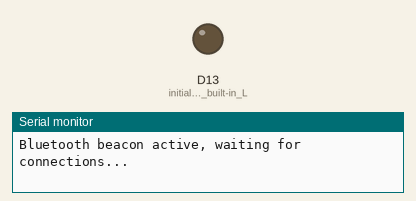
This sketch was run on a simulated Arduino Nano 33 IoT. On the bench: output pins drawn as LEDs (lit = HIGH), the last lines printed to the serial monitor. Nothing arrives over Bluetooth unless stated; a phone connects over Bluetooth LE 3 s after start.

Above: at 0.1 s.
At 3.1 s:
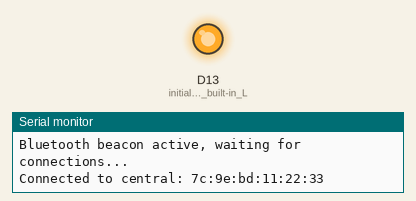
Timing chart, 0 to 4.6 s (numbered marks = the images above):
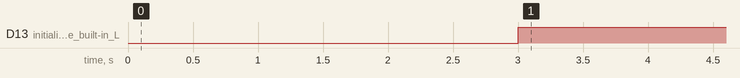

The sketch:

iBeacon.ino
```cpp
/*

*/
#include <ArduinoBLE.h>

BLEService IPC_Service("0x2AAD");
BLEService FN_Service("0x2AB2");
BLEService LN_Service("0x2AB5");
BLEService P3D_Service("0x2A30");
BLEService RN_Service("0x2A3D");

//Creates a gatt characteristic that holds the Indoor Position Configuration, both readable and writable by central
BLEUnsignedIntCharacteristic IndoorPositioningConfiguration ("0x2AAD", BLERead | BLEWrite | BLENotify);
//Creates a gatt characteristic that holds the floor number, both readable and writable by central
BLEUnsignedIntCharacteristic FloorNumber ("0x2AB2", BLERead | BLEWrite | BLENotify);
//Creates a gatt characteristic that holds the Location Name, both readable and writable by central
BLEUnsignedCharCharacteristic LocationName ("0x2AB5", BLERead | BLEWrite | BLENotify);
//Creates a gatt characteristic that holds the 3D Positioning, both readable and writable by central
BLEUnsignedIntCharacteristic Position3D ("0x2A30", BLERead | BLEWrite | BLENotify);
//Creates a gatt characteristic that holds the Routine Name, both readable and writable by central
BLEUnsignedCharCharacteristic RoutineName ("0x2A3D", BLERead | BLEWrite | BLENotify);

void setup() {
  Serial.begin(9600);    // initialize serial communication
  while (!Serial);

  pinMode(LED_BUILTIN, OUTPUT); // initialize the built-in LED pin to indicate when a central is connected
  //intializes the bluetooth ble beacon
  if (!BLE.begin()) {
    Serial.println("starting BLE failed!");

    while (1);
  }

  BLE.setDeviceName("Beacon");

  BLE.setAdvertisedService(IPC_Service);
  IPC_Service.addCharacteristic(IndoorPositioningConfiguration);
  BLE.addService(IPC_Service);

  BLE.setAdvertisedService(FN_Service);
  FN_Service.addCharacteristic(FloorNumber);
  BLE.addService(FN_Service);

  BLE.setAdvertisedService(LN_Service);
  LN_Service.addCharacteristic(LocationName);
  BLE.addService(LN_Service);

  BLE.setAdvertisedService(P3D_Service);
  P3D_Service.addCharacteristic(Position3D);
  BLE.addService(P3D_Service);

  BLE.setAdvertisedService(RN_Service);
  RN_Service.addCharacteristic(RoutineName);
  BLE.addService(RN_Service);

  //Start advertising BLE. It will start continously transmitting BLE
  //advertising packets and will be visible to remote BLE central devices
  //until it receives a new connection

  // start the advertisement
  BLE.advertise();
  Serial.println("Bluetooth beacon active, waiting for connections...");
}

void loop() {

  //initializes central devices to allow for connections to central devices
  BLEDevice central = BLE.central();

  dummyVals();

  //Wait for a connection to the centtral then do something
  if (central){

    Serial.print("Connected to central: ");
    // print the central's BT address:
    Serial.println(central.address());
    // turn on the LED to indicate the connection:
    digitalWrite(LED_BUILTIN, HIGH);

    while (central.connected()){

    }
    digitalWrite(LED_BUILTIN, LOW);
    Serial.print("Disconnected from central: ");
    Serial.println(central.address());
  }

}

void dummyVals(){
  int IPC = 0;
  int FloorNumberInt = 0;
  char LocationNameString = 'R';
  int ThreeDPosition = 0;
  char RoutineNameString = 'R';
  //Dummy values
  IndoorPositioningConfiguration.writeValue(IPC);
  FloorNumber.writeValue(FloorNumberInt);
  LocationName.writeValue(LocationNameString);
  Position3D.writeValue(ThreeDPosition);
  RoutineName.writeValue(RoutineNameString);

}
```

Measured:
- by itself, D13 (initialize_the_built-in_L): LOW → HIGH at 3.0 s
